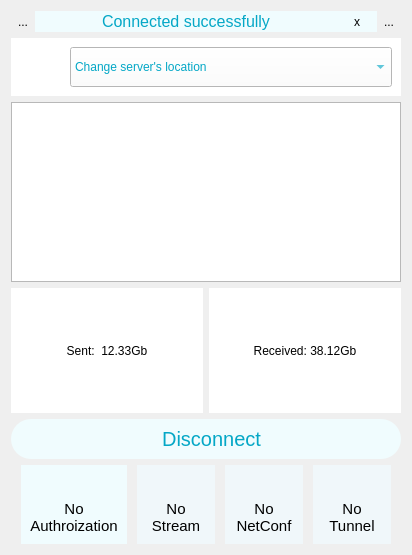
<?xml version="1.0" encoding="UTF-8"?>
<ui version="4.0">
 <class>DashboardVer</class>
 <widget class="QWidget" name="DashboardVer">
  <property name="geometry">
   <rect>
    <x>0</x>
    <y>0</y>
    <width>412</width>
    <height>555</height>
   </rect>
  </property>
  <property name="windowTitle">
   <string>Form</string>
  </property>
  <property name="styleSheet">
   <string notr="true">#DashboardVer {
	background-image: url(:/pics/bg\@3x.png);
}</string>
  </property>
  <layout class="QVBoxLayout" name="verticalLayout_12">
   <item>
    <layout class="QVBoxLayout" name="verticalLayout_10">
     <item>
      <layout class="QHBoxLayout" name="horizontalLayout_23">
       <item>
        <layout class="QHBoxLayout" name="horizontalLayout_24">
         <property name="spacing">
          <number>0</number>
         </property>
         <item>
          <widget class="QToolButton" name="btHelp">
           <property name="enabled">
            <bool>true</bool>
           </property>
           <property name="text">
            <string>...</string>
           </property>
           <property name="icon">
            <iconset resource="../resources/KelvinVPN/main.qrc">
             <normaloff>:/pics/help_icon_noactive.png</normaloff>
             <normalon>:/pics/help_icon_active.png</normalon>
             <disabledoff>:/pics/help_icon_active.png</disabledoff>
             <disabledon>:/pics/help_icon_active.png</disabledon>
             <activeoff>:/pics/help_icon_active.png</activeoff>:/pics/help_icon_noactive.png</iconset>
           </property>
           <property name="autoRaise">
            <bool>true</bool>
           </property>
          </widget>
         </item>
         <item>
          <widget class="QLabel" name="lbMessage">
           <property name="sizePolicy">
            <sizepolicy hsizetype="Expanding" vsizetype="Minimum">
             <horstretch>0</horstretch>
             <verstretch>0</verstretch>
            </sizepolicy>
           </property>
           <property name="minimumSize">
            <size>
             <width>0</width>
             <height>0</height>
            </size>
           </property>
           <property name="styleSheet">
            <string notr="true">background-color: rgb(240, 252, 254);
font: 16px;
color: rgb(4, 167, 198);</string>
           </property>
           <property name="text">
            <string>Connected successfully</string>
           </property>
           <property name="alignment">
            <set>Qt::AlignCenter</set>
           </property>
          </widget>
         </item>
         <item>
          <widget class="QToolButton" name="btMessageClose">
           <property name="sizePolicy">
            <sizepolicy hsizetype="Minimum" vsizetype="Minimum">
             <horstretch>0</horstretch>
             <verstretch>0</verstretch>
            </sizepolicy>
           </property>
           <property name="minimumSize">
            <size>
             <width>40</width>
             <height>0</height>
            </size>
           </property>
           <property name="styleSheet">
            <string notr="true">background-color: rgb(240, 252, 254);</string>
           </property>
           <property name="text">
            <string>x</string>
           </property>
           <property name="icon">
            <iconset resource="../resources/KelvinVPN/main.qrc">
             <normaloff>:/pics/close_icon@3x.png</normaloff>:/pics/close_icon@3x.png</iconset>
           </property>
           <property name="iconSize">
            <size>
             <width>16</width>
             <height>16</height>
            </size>
           </property>
           <property name="autoRaise">
            <bool>true</bool>
           </property>
          </widget>
         </item>
         <item>
          <widget class="QToolButton" name="btSettings">
           <property name="text">
            <string>...</string>
           </property>
           <property name="icon">
            <iconset resource="../resources/KelvinVPN/main.qrc">
             <normaloff>:/pics/settings_icon_noactive.png</normaloff>
             <activeoff>:/pics/settings_icon_active.png</activeoff>:/pics/settings_icon_noactive.png</iconset>
           </property>
           <property name="autoRepeat">
            <bool>false</bool>
           </property>
           <property name="autoExclusive">
            <bool>false</bool>
           </property>
           <property name="autoRaise">
            <bool>true</bool>
           </property>
          </widget>
         </item>
        </layout>
       </item>
      </layout>
     </item>
     <item>
      <widget class="QWidget" name="widget_6" native="true">
       <property name="styleSheet">
        <string notr="true">background-color: rgb(255, 255, 255);</string>
       </property>
       <layout class="QVBoxLayout" name="verticalLayout_11">
        <item>
         <layout class="QHBoxLayout" name="horizontalLayout_15">
          <property name="spacing">
           <number>0</number>
          </property>
          <item>
           <widget class="QLabel" name="lbLocationFlag">
            <property name="sizePolicy">
             <sizepolicy hsizetype="Fixed" vsizetype="Fixed">
              <horstretch>0</horstretch>
              <verstretch>0</verstretch>
             </sizepolicy>
            </property>
            <property name="minimumSize">
             <size>
              <width>50</width>
              <height>30</height>
             </size>
            </property>
            <property name="maximumSize">
             <size>
              <width>50</width>
              <height>30</height>
             </size>
            </property>
            <property name="styleSheet">
             <string notr="true">padding-right: 10px;
background-color: rgb(255, 255, 255);</string>
            </property>
            <property name="text">
             <string/>
            </property>
            <property name="pixmap">
             <pixmap resource="../resources/common/common.qrc">:/country/ussr.png</pixmap>
            </property>
            <property name="scaledContents">
             <bool>true</bool>
            </property>
           </widget>
          </item>
          <item>
           <widget class="QComboBox" name="cbUpstream">
            <property name="sizePolicy">
             <sizepolicy hsizetype="Expanding" vsizetype="Minimum">
              <horstretch>0</horstretch>
              <verstretch>0</verstretch>
             </sizepolicy>
            </property>
            <property name="minimumSize">
             <size>
              <width>0</width>
              <height>40</height>
             </size>
            </property>
            <property name="styleSheet">
             <string notr="true">background-color: rgb(255, 255, 255);
color: #03A7C6;</string>
            </property>
            <property name="editable">
             <bool>false</bool>
            </property>
            <property name="currentText">
             <string>Change server's location</string>
            </property>
            <item>
             <property name="text">
              <string>Change server's location</string>
             </property>
            </item>
           </widget>
          </item>
         </layout>
        </item>
       </layout>
      </widget>
     </item>
     <item>
      <layout class="QVBoxLayout" name="verticalLayout">
       <item>
        <widget class="QGraphicsView" name="graphicsView">
         <property name="minimumSize">
          <size>
           <width>0</width>
           <height>0</height>
          </size>
         </property>
         <property name="maximumSize">
          <size>
           <width>1000</width>
           <height>180</height>
          </size>
         </property>
        </widget>
       </item>
       <item>
        <layout class="QHBoxLayout" name="horizontalLayout_5">
         <item>
          <widget class="QLabel" name="lbSent">
           <property name="sizePolicy">
            <sizepolicy hsizetype="Expanding" vsizetype="Minimum">
             <horstretch>0</horstretch>
             <verstretch>0</verstretch>
            </sizepolicy>
           </property>
           <property name="styleSheet">
            <string notr="true">background-color: rgb(255, 255, 255);</string>
           </property>
           <property name="text">
            <string>Sent:  12.33Gb</string>
           </property>
           <property name="alignment">
            <set>Qt::AlignCenter</set>
           </property>
          </widget>
         </item>
         <item>
          <widget class="QLabel" name="lbReceived">
           <property name="sizePolicy">
            <sizepolicy hsizetype="Expanding" vsizetype="Minimum">
             <horstretch>0</horstretch>
             <verstretch>0</verstretch>
            </sizepolicy>
           </property>
           <property name="styleSheet">
            <string notr="true">background-color: rgb(255, 255, 255);</string>
           </property>
           <property name="text">
            <string>Received: 38.12Gb</string>
           </property>
           <property name="alignment">
            <set>Qt::AlignCenter</set>
           </property>
          </widget>
         </item>
        </layout>
       </item>
      </layout>
     </item>
     <item>
      <widget class="QPushButton" name="btDisconnect">
       <property name="sizePolicy">
        <sizepolicy hsizetype="Minimum" vsizetype="Fixed">
         <horstretch>0</horstretch>
         <verstretch>0</verstretch>
        </sizepolicy>
       </property>
       <property name="minimumSize">
        <size>
         <width>0</width>
         <height>40</height>
        </size>
       </property>
       <property name="styleSheet">
        <string notr="true">border-radius: 20px;
font: 20px;
background-color: rgb(240, 252, 254);
color: rgb(4, 167, 198);</string>
       </property>
       <property name="text">
        <string>  Disconnect</string>
       </property>
       <property name="icon">
        <iconset resource="../resources/KelvinVPN/main.qrc">
         <normaloff>:/pics/off_icon_noactive@2x.png</normaloff>:/pics/off_icon_noactive@2x.png</iconset>
       </property>
       <property name="iconSize">
        <size>
         <width>24</width>
         <height>24</height>
        </size>
       </property>
      </widget>
     </item>
     <item>
      <layout class="QHBoxLayout" name="horizontalLayout_18">
       <property name="spacing">
        <number>10</number>
       </property>
       <property name="leftMargin">
        <number>10</number>
       </property>
       <property name="rightMargin">
        <number>10</number>
       </property>
       <item>
        <widget class="QWidget" name="widget_7" native="true">
         <property name="styleSheet">
          <string notr="true">background-color: rgb(240, 252, 254);</string>
         </property>
         <layout class="QVBoxLayout" name="verticalLayout_6">
          <item>
           <layout class="QHBoxLayout" name="horizontalLayout">
            <item>
             <spacer name="horizontalSpacer">
              <property name="orientation">
               <enum>Qt::Horizontal</enum>
              </property>
              <property name="sizeHint" stdset="0">
               <size>
                <width>40</width>
                <height>20</height>
               </size>
              </property>
             </spacer>
            </item>
            <item>
             <layout class="QVBoxLayout" name="verticalLayout_2">
              <item>
               <widget class="QLabel" name="lbAuthorization">
                <property name="sizePolicy">
                 <sizepolicy hsizetype="Minimum" vsizetype="Minimum">
                  <horstretch>0</horstretch>
                  <verstretch>0</verstretch>
                 </sizepolicy>
                </property>
                <property name="minimumSize">
                 <size>
                  <width>20</width>
                  <height>20</height>
                 </size>
                </property>
                <property name="maximumSize">
                 <size>
                  <width>20</width>
                  <height>20</height>
                 </size>
                </property>
                <property name="styleSheet">
                 <string notr="true"/>
                </property>
                <property name="frameShape">
                 <enum>QFrame::NoFrame</enum>
                </property>
                <property name="lineWidth">
                 <number>0</number>
                </property>
                <property name="midLineWidth">
                 <number>0</number>
                </property>
                <property name="text">
                 <string/>
                </property>
                <property name="pixmap">
                 <pixmap resource="../resources/KelvinVPN/main.qrc">:/pics/point_red@3x.png</pixmap>
                </property>
                <property name="scaledContents">
                 <bool>true</bool>
                </property>
               </widget>
              </item>
             </layout>
            </item>
            <item>
             <spacer name="horizontalSpacer_2">
              <property name="orientation">
               <enum>Qt::Horizontal</enum>
              </property>
              <property name="sizeHint" stdset="0">
               <size>
                <width>40</width>
                <height>20</height>
               </size>
              </property>
             </spacer>
            </item>
           </layout>
          </item>
          <item>
           <widget class="QLabel" name="lbAuthorizationText">
            <property name="sizePolicy">
             <sizepolicy hsizetype="Preferred" vsizetype="Minimum">
              <horstretch>0</horstretch>
              <verstretch>0</verstretch>
             </sizepolicy>
            </property>
            <property name="maximumSize">
             <size>
              <width>16777215</width>
              <height>50</height>
             </size>
            </property>
            <property name="font">
             <font>
              <pointsize>11</pointsize>
             </font>
            </property>
            <property name="text">
             <string>No Authroization</string>
            </property>
            <property name="alignment">
             <set>Qt::AlignCenter</set>
            </property>
            <property name="wordWrap">
             <bool>true</bool>
            </property>
           </widget>
          </item>
         </layout>
        </widget>
       </item>
       <item>
        <widget class="QWidget" name="widget_8" native="true">
         <property name="styleSheet">
          <string notr="true">background-color: rgb(240, 247, 250);</string>
         </property>
         <layout class="QVBoxLayout" name="verticalLayout_9">
          <item>
           <layout class="QHBoxLayout" name="horizontalLayout_2">
            <item>
             <spacer name="horizontalSpacer_4">
              <property name="orientation">
               <enum>Qt::Horizontal</enum>
              </property>
              <property name="sizeHint" stdset="0">
               <size>
                <width>40</width>
                <height>20</height>
               </size>
              </property>
             </spacer>
            </item>
            <item>
             <layout class="QVBoxLayout" name="verticalLayout_3">
              <item>
               <widget class="QLabel" name="lbStream">
                <property name="sizePolicy">
                 <sizepolicy hsizetype="Minimum" vsizetype="Minimum">
                  <horstretch>0</horstretch>
                  <verstretch>0</verstretch>
                 </sizepolicy>
                </property>
                <property name="minimumSize">
                 <size>
                  <width>20</width>
                  <height>20</height>
                 </size>
                </property>
                <property name="maximumSize">
                 <size>
                  <width>20</width>
                  <height>20</height>
                 </size>
                </property>
                <property name="styleSheet">
                 <string notr="true"/>
                </property>
                <property name="frameShape">
                 <enum>QFrame::NoFrame</enum>
                </property>
                <property name="lineWidth">
                 <number>0</number>
                </property>
                <property name="midLineWidth">
                 <number>0</number>
                </property>
                <property name="text">
                 <string/>
                </property>
                <property name="pixmap">
                 <pixmap resource="../resources/KelvinVPN/main.qrc">:/pics/point_red@3x.png</pixmap>
                </property>
                <property name="scaledContents">
                 <bool>true</bool>
                </property>
               </widget>
              </item>
             </layout>
            </item>
            <item>
             <spacer name="horizontalSpacer_3">
              <property name="orientation">
               <enum>Qt::Horizontal</enum>
              </property>
              <property name="sizeHint" stdset="0">
               <size>
                <width>40</width>
                <height>20</height>
               </size>
              </property>
             </spacer>
            </item>
           </layout>
          </item>
          <item>
           <widget class="QLabel" name="lbStreamText">
            <property name="sizePolicy">
             <sizepolicy hsizetype="Preferred" vsizetype="Minimum">
              <horstretch>0</horstretch>
              <verstretch>0</verstretch>
             </sizepolicy>
            </property>
            <property name="maximumSize">
             <size>
              <width>16777215</width>
              <height>50</height>
             </size>
            </property>
            <property name="font">
             <font>
              <pointsize>11</pointsize>
             </font>
            </property>
            <property name="text">
             <string notr="true">No Stream</string>
            </property>
            <property name="alignment">
             <set>Qt::AlignCenter</set>
            </property>
            <property name="wordWrap">
             <bool>true</bool>
            </property>
           </widget>
          </item>
         </layout>
        </widget>
       </item>
       <item>
        <widget class="QWidget" name="widget_9" native="true">
         <property name="styleSheet">
          <string notr="true">background-color: rgb(240, 247, 250);</string>
         </property>
         <layout class="QVBoxLayout" name="verticalLayout_7">
          <item>
           <layout class="QHBoxLayout" name="horizontalLayout_3">
            <item>
             <spacer name="horizontalSpacer_5">
              <property name="orientation">
               <enum>Qt::Horizontal</enum>
              </property>
              <property name="sizeHint" stdset="0">
               <size>
                <width>40</width>
                <height>20</height>
               </size>
              </property>
             </spacer>
            </item>
            <item>
             <layout class="QVBoxLayout" name="verticalLayout_4">
              <item>
               <widget class="QLabel" name="lbNetConf">
                <property name="sizePolicy">
                 <sizepolicy hsizetype="Minimum" vsizetype="Minimum">
                  <horstretch>0</horstretch>
                  <verstretch>0</verstretch>
                 </sizepolicy>
                </property>
                <property name="minimumSize">
                 <size>
                  <width>20</width>
                  <height>20</height>
                 </size>
                </property>
                <property name="maximumSize">
                 <size>
                  <width>20</width>
                  <height>20</height>
                 </size>
                </property>
                <property name="styleSheet">
                 <string notr="true"/>
                </property>
                <property name="frameShape">
                 <enum>QFrame::NoFrame</enum>
                </property>
                <property name="lineWidth">
                 <number>0</number>
                </property>
                <property name="midLineWidth">
                 <number>0</number>
                </property>
                <property name="text">
                 <string/>
                </property>
                <property name="pixmap">
                 <pixmap resource="../resources/KelvinVPN/main.qrc">:/pics/point_red@3x.png</pixmap>
                </property>
                <property name="scaledContents">
                 <bool>true</bool>
                </property>
               </widget>
              </item>
             </layout>
            </item>
            <item>
             <spacer name="horizontalSpacer_6">
              <property name="orientation">
               <enum>Qt::Horizontal</enum>
              </property>
              <property name="sizeHint" stdset="0">
               <size>
                <width>40</width>
                <height>20</height>
               </size>
              </property>
             </spacer>
            </item>
           </layout>
          </item>
          <item>
           <widget class="QLabel" name="lbNetConfText">
            <property name="sizePolicy">
             <sizepolicy hsizetype="Preferred" vsizetype="Minimum">
              <horstretch>0</horstretch>
              <verstretch>0</verstretch>
             </sizepolicy>
            </property>
            <property name="maximumSize">
             <size>
              <width>16777215</width>
              <height>50</height>
             </size>
            </property>
            <property name="font">
             <font>
              <pointsize>11</pointsize>
             </font>
            </property>
            <property name="text">
             <string>No NetConf</string>
            </property>
            <property name="alignment">
             <set>Qt::AlignCenter</set>
            </property>
            <property name="wordWrap">
             <bool>true</bool>
            </property>
           </widget>
          </item>
         </layout>
        </widget>
       </item>
       <item>
        <widget class="QWidget" name="widget_10" native="true">
         <property name="styleSheet">
          <string notr="true">background-color: rgb(240, 247, 250);</string>
         </property>
         <layout class="QVBoxLayout" name="verticalLayout_8">
          <item>
           <layout class="QHBoxLayout" name="horizontalLayout_4">
            <item>
             <spacer name="horizontalSpacer_8">
              <property name="orientation">
               <enum>Qt::Horizontal</enum>
              </property>
              <property name="sizeHint" stdset="0">
               <size>
                <width>40</width>
                <height>20</height>
               </size>
              </property>
             </spacer>
            </item>
            <item>
             <layout class="QVBoxLayout" name="verticalLayout_5">
              <item>
               <widget class="QLabel" name="lbTunnel">
                <property name="sizePolicy">
                 <sizepolicy hsizetype="Minimum" vsizetype="Minimum">
                  <horstretch>0</horstretch>
                  <verstretch>0</verstretch>
                 </sizepolicy>
                </property>
                <property name="minimumSize">
                 <size>
                  <width>20</width>
                  <height>20</height>
                 </size>
                </property>
                <property name="maximumSize">
                 <size>
                  <width>20</width>
                  <height>20</height>
                 </size>
                </property>
                <property name="styleSheet">
                 <string notr="true"/>
                </property>
                <property name="frameShape">
                 <enum>QFrame::NoFrame</enum>
                </property>
                <property name="lineWidth">
                 <number>0</number>
                </property>
                <property name="midLineWidth">
                 <number>0</number>
                </property>
                <property name="text">
                 <string/>
                </property>
                <property name="pixmap">
                 <pixmap resource="../resources/KelvinVPN/main.qrc">:/pics/point_red@3x.png</pixmap>
                </property>
                <property name="scaledContents">
                 <bool>true</bool>
                </property>
               </widget>
              </item>
             </layout>
            </item>
            <item>
             <spacer name="horizontalSpacer_7">
              <property name="orientation">
               <enum>Qt::Horizontal</enum>
              </property>
              <property name="sizeHint" stdset="0">
               <size>
                <width>40</width>
                <height>20</height>
               </size>
              </property>
             </spacer>
            </item>
           </layout>
          </item>
          <item>
           <widget class="QLabel" name="lbTunnelText">
            <property name="sizePolicy">
             <sizepolicy hsizetype="Preferred" vsizetype="Minimum">
              <horstretch>0</horstretch>
              <verstretch>0</verstretch>
             </sizepolicy>
            </property>
            <property name="maximumSize">
             <size>
              <width>16777215</width>
              <height>50</height>
             </size>
            </property>
            <property name="font">
             <font>
              <pointsize>11</pointsize>
             </font>
            </property>
            <property name="text">
             <string>No Tunnel</string>
            </property>
            <property name="alignment">
             <set>Qt::AlignCenter</set>
            </property>
            <property name="wordWrap">
             <bool>true</bool>
            </property>
           </widget>
          </item>
         </layout>
        </widget>
       </item>
      </layout>
     </item>
    </layout>
   </item>
  </layout>
 </widget>
 <resources>
  <include location="../resources/KelvinVPN/main.qrc"/>
  <include location="../resources/common/common.qrc"/>
 </resources>
 <connections/>
</ui>
